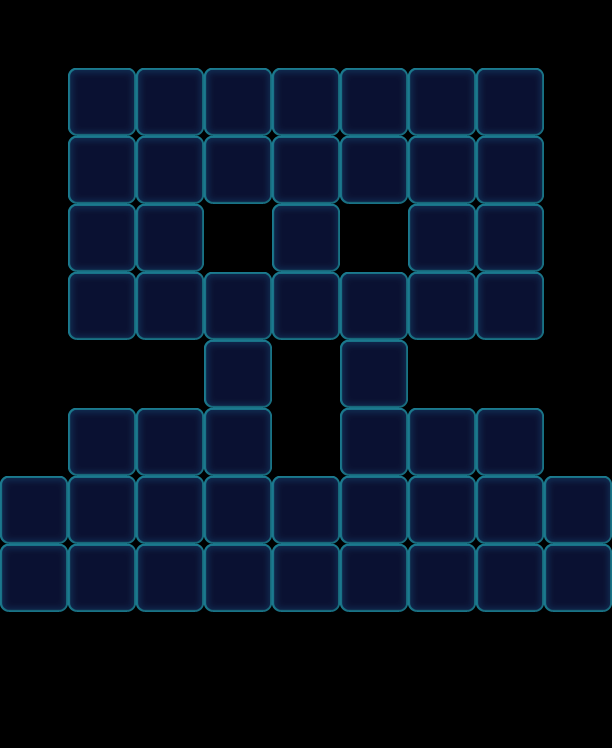

This game map was drawn from its Tiled (.tmx) file and the tilesets committed beside it. A one-line description and the trimmed map source follow:
An orthogonal 9x11 tile map with 68x68 px tiles, 1 tile layer (Valid), 2 tilesets and 68 objects (52x Monster, 16x Factory_Normal).

<map version="1.0" orientation="orthogonal" width="9" height="11" tilewidth="68" tileheight="68">
 <tileset firstgid="1" name="game_grid1" tilewidth="68" tileheight="68">
  <image source="game_grid1.png" width="68" height="68" />
 </tileset>
 <tileset firstgid="2" name="map" tilewidth="68" tileheight="68">
  <image source="map.png" width="1024" height="1024" />
 </tileset>
 <layer name="Valid" width="9" height="11">
  <data>[99 cells, 52 non-empty, 1 distinct tile ids]</data>
 </layer>
 <objectgroup name="BottomObj" width="9" height="11" />
 <objectgroup name="MiddleObj" width="9" height="11">
  <object type="Monster" gid="17" x="136" y="204">
   <properties>
    <property name="Bubble" value="1" />
    <property name="Color" value="Purple" />
   </properties>
  </object>
  <object type="Monster" gid="17" x="408" y="136">
   <properties>
    <property name="Color" value="Purple" />
   </properties>
  </object>
  <object type="Monster" gid="19" x="272" y="272">
   <properties>
    <property name="Color" value="Yellow" />
   </properties>
  </object>
  <object type="Monster" gid="17" x="272" y="204">
   <properties>
    <property name="Color" value="Purple" />
   </properties>
  </object>
  <object type="Monster" gid="19" x="476" y="272">
   <properties>
    <property name="Color" value="Yellow" />
   </properties>
  </object>
  <object type="Monster" gid="2" x="408" y="272">
   <properties>
    <property name="Bubble" value="1" />
    <property name="Color" value="Blue" />
   </properties>
  </object>
  <object type="Monster" gid="2" x="204" y="204">
   <properties>
    <property name="Color" value="Blue" />
   </properties>
  </object>
  <object type="Monster" gid="17" x="476" y="136">
   <properties>
    <property name="Color" value="Purple" />
   </properties>
  </object>
  <object type="Monster" gid="17" x="136" y="272">
   <properties>
    <property name="Color" value="Purple" />
   </properties>
  </object>
  <object type="Monster" gid="19" x="68" y="204">
   <properties>
    <property name="Color" value="Yellow" />
   </properties>
  </object>
  <object type="Monster" gid="19" x="204" y="136">
   <properties>
    <property name="Color" value="Yellow" />
   </properties>
  </object>
  <object type="Monster" gid="2" x="340" y="136">
   <properties>
    <property name="Color" value="Blue" />
   </properties>
  </object>
  <object type="Monster" gid="2" x="68" y="136">
   <properties>
    <property name="Color" value="Blue" />
   </properties>
  </object>
  <object type="Monster" gid="2" x="340" y="340">
   <properties>
    <property name="Color" value="Blue" />
   </properties>
  </object>
  <object type="Monster" gid="17" x="476" y="340">
   <properties>
    <property name="Color" value="Purple" />
   </properties>
  </object>
  <object type="Monster" gid="19" x="136" y="340">
   <properties>
    <property name="Color" value="Yellow" />
   </properties>
  </object>
  <object type="Monster" gid="19" x="340" y="408">
   <properties>
    <property name="Bubble" value="1" />
    <property name="Color" value="Yellow" />
   </properties>
  </object>
  <object type="Monster" gid="2" x="272" y="612">
   <properties>
    <property name="Color" value="Blue" />
   </properties>
  </object>
  <object type="Monster" gid="17" x="408" y="544">
   <properties>
    <property name="Color" value="Purple" />
   </properties>
  </object>
  <object type="Monster" gid="19" x="408" y="612">
   <properties>
    <property name="Color" value="Yellow" />
   </properties>
  </object>
  <object type="Monster" gid="2" x="476" y="476">
   <properties>
    <property name="Color" value="Blue" />
   </properties>
  </object>
  <object type="Monster" gid="19" x="136" y="612">
   <properties>
    <property name="Color" value="Yellow" />
   </properties>
  </object>
  <object type="Monster" gid="2" x="68" y="544">
   <properties>
    <property name="Color" value="Blue" />
   </properties>
  </object>
  <object type="Monster" gid="17" x="544" y="612">
   <properties>
    <property name="Color" value="Purple" />
   </properties>
  </object>
  <object type="Monster" gid="17" x="0" y="612">
   <properties>
    <property name="Color" value="Purple" />
   </properties>
  </object>
  <object type="Monster" gid="2" x="204" y="476">
   <properties>
    <property name="Color" value="Blue" />
   </properties>
  </object>
  <object type="Monster" gid="17" x="68" y="476">
   <properties>
    <property name="Color" value="Purple" />
   </properties>
  </object>
  <object type="Monster" gid="3" x="136" y="136">
   <properties>
    <property name="Color" value="Green" />
   </properties>
  </object>
  <object type="Monster" gid="3" x="68" y="272">
   <properties>
    <property name="Color" value="Green" />
   </properties>
  </object>
  <object type="Monster" gid="3" x="272" y="340">
   <properties>
    <property name="Color" value="Green" />
   </properties>
  </object>
  <object type="Monster" gid="3" x="340" y="204">
   <properties>
    <property name="Color" value="Green" />
   </properties>
  </object>
  <object type="Monster" gid="3" x="408" y="204">
   <properties>
    <property name="Color" value="Green" />
   </properties>
  </object>
  <object type="Monster" gid="3" x="408" y="340">
   <properties>
    <property name="Color" value="Green" />
   </properties>
  </object>
  <object type="Monster" gid="3" x="340" y="476">
   <properties>
    <property name="Bubble" value="1" />
    <property name="Color" value="Green" />
   </properties>
  </object>
  <object type="Monster" gid="3" x="136" y="544">
   <properties>
    <property name="Bubble" value="1" />
    <property name="Color" value="Green" />
   </properties>
  </object>
  <object type="Monster" gid="3" x="340" y="612">
   <properties>
    <property name="Color" value="Green" />
   </properties>
  </object>
  <object type="Monster" gid="3" x="544" y="544">
   <properties>
    <property name="Color" value="Green" />
   </properties>
  </object>
  <object name="53" type="Monster" gid="18" x="204" y="408">
   <properties>
    <property name="Color" value="Pink" />
   </properties>
  </object>
  <object name="53" type="Monster" gid="18" x="204" y="340">
   <properties>
    <property name="Color" value="Pink" />
   </properties>
  </object>
  <object name="53" type="Monster" gid="18" x="204" y="544">
   <properties>
    <property name="Color" value="Pink" />
   </properties>
  </object>
  <object name="53" type="Monster" gid="18" x="408" y="476">
   <properties>
    <property name="Color" value="Pink" />
   </properties>
  </object>
  <object name="53" type="Monster" gid="18" x="476" y="204">
   <properties>
    <property name="Color" value="Pink" />
   </properties>
  </object>
  <object name="53" type="Monster" gid="18" x="272" y="136">
   <properties>
    <property name="Color" value="Pink" />
   </properties>
  </object>
  <object name="53" type="Monster" gid="18" x="476" y="544">
   <properties>
    <property name="Color" value="Pink" />
   </properties>
  </object>
  <object name="53" type="Monster" gid="18" x="476" y="612">
   <properties>
    <property name="Bubble" value="1" />
    <property name="Color" value="Pink" />
   </properties>
  </object>
  <object name="53" type="Monster" gid="18" x="204" y="612">
   <properties>
    <property name="Color" value="Pink" />
   </properties>
  </object>
  <object name="53" type="Monster" gid="18" x="68" y="612">
   <properties>
    <property name="Color" value="Pink" />
   </properties>
  </object>
  <object type="Monster" gid="19" x="136" y="476">
   <properties>
    <property name="Color" value="Yellow" />
   </properties>
  </object>
  <object type="Monster" gid="19" x="272" y="544">
   <properties>
    <property name="Color" value="Yellow" />
   </properties>
  </object>
  </objectgroup>
 <objectgroup color="#000000" name="TopObj" width="9" height="11">
  <!-- 16 objects omitted --></objectgroup>
</map>
<!-- 19 of 68 objects omitted -->
